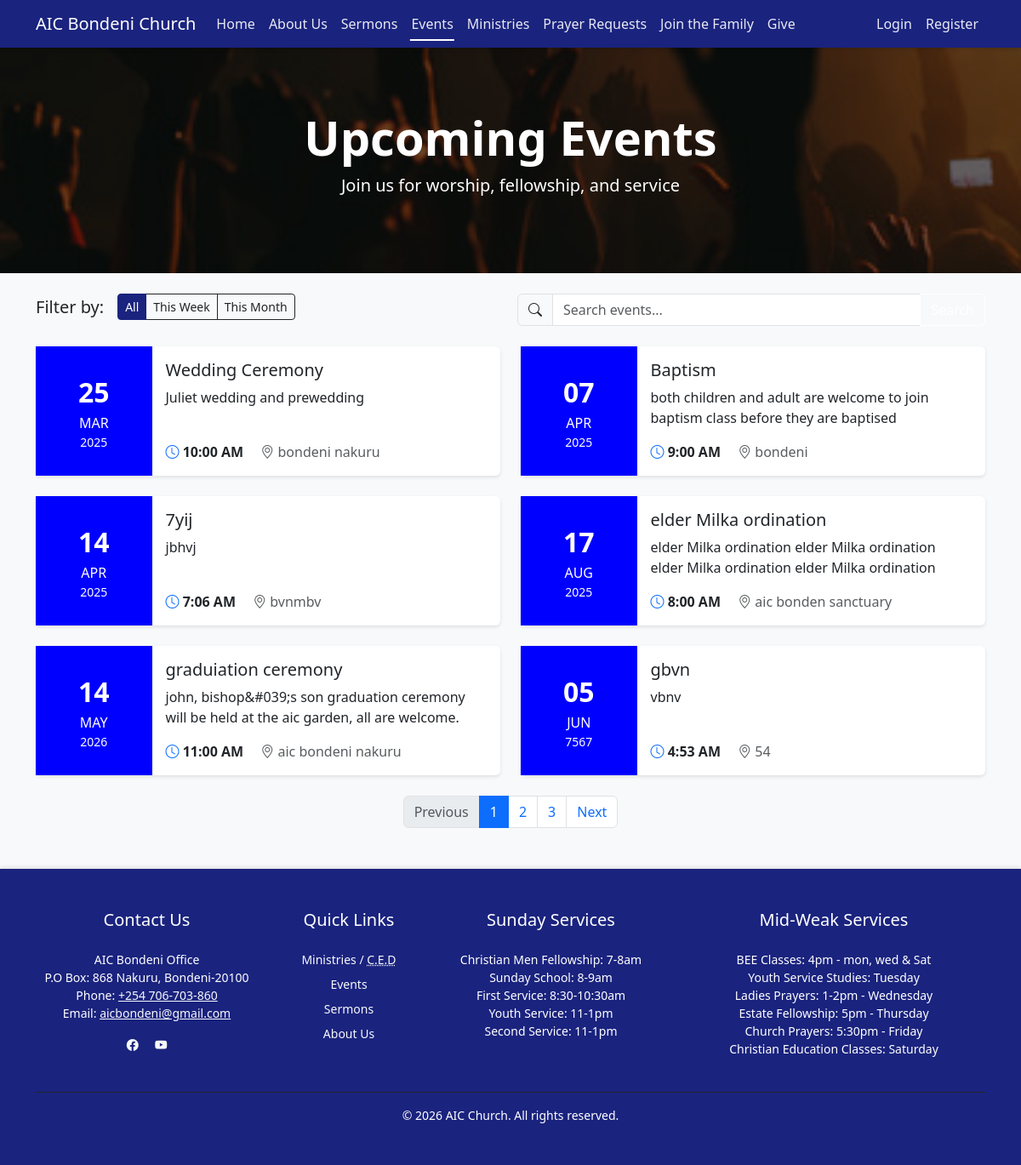
Screenshot of /events.php with the database file from the repository.
### tables this page shows
CREATE TABLE `events` (
  `id` int(11) NOT NULL,
  `title` varchar(255) NOT NULL,
  `description` text DEFAULT NULL,
  `date` date DEFAULT NULL,
  `time` time DEFAULT NULL,
  `location` varchar(255) DEFAULT NULL,
  `max_participants` int(11) DEFAULT NULL,
  `is_featured` tinyint(1) NOT NULL DEFAULT 0 COMMENT '1 if event is featured, 0 otherwise',
  `created_at` timestamp NOT NULL DEFAULT current_timestamp()
);

### events.php (the view, shortened to what this page needs)
<?php
require_once 'includes/auth.php';
$filter = isset($_GET['filter']) ? $_GET['filter'] : 'all';
$search = isset($_GET['search']) ? $_GET['search'] : '';
$query = "SELECT * FROM events WHERE 1=1";
$query .= " ORDER BY date, time";
$events = [];
try {
    $stmt = $conn->prepare($query);
    $stmt->execute();
    $result = $stmt->get_result();
    if ($result) {
        $events = $result->fetch_all(MYSQLI_ASSOC);
    } else {
        $error = "Error fetching events: " . $conn->error;
    }
} catch (Exception $e) {
    $error = "Error fetching events: " . $e->getMessage();
}
?>
<!DOCTYPE html>
<html lang="en">
<head>
    <link href="https://cdn.jsdelivr.net/npm/bootstrap@5.3.0/dist/css/bootstrap.min.css" rel="stylesheet">
    <link rel="stylesheet" href="https://cdn.jsdelivr.net/npm/bootstrap-icons@1.10.0/font/bootstrap-icons.css">
    <link rel="stylesheet" href="https://cdnjs.cloudflare.com/ajax/libs/animate.css/4.1.1/animate.min.css">
</head>
<body class="bg-light">
    <?php include 'includes/navbar.php'; ?>
    <section class="hero-section text-white py-5 mb-4">
        <div class="container py-4 text-center">
            <h1 class="display-4 fw-bold animate__animated animate__fadeIn">Upcoming Events</h1>
            <p class="lead animate__animated animate__fadeIn animate__delay-1s">Join us for worship, fellowship, and service</p>
        </div>
    </section>
    <div class="container mb-5">
        <div class="row mb-4 g-3">
            <div class="col-md-6">
                <div class="d-flex flex-wrap align-items-center">
                    <h5 class="me-3 mb-2 mb-md-0">Filter by:</h5>
                    <div class="btn-group btn-group-sm flex-wrap" role="group">
                        <a href="?filter=all<?php echo !empty($search) ? '&search=' . urlencode($search) : ''; ?>"
                           class="btn btn-outline-primary <?php echo $filter === 'all' ? 'active' : ''; ?>">All</a>
                        <a href="?filter=week<?php echo !empty($search) ? '&search=' . urlencode($search) : ''; ?>"
                           class="btn btn-outline-primary <?php echo $filter === 'week' ? 'active' : ''; ?>">This Week</a>
                        <a href="?filter=month<?php echo !empty($search) ? '&search=' . urlencode($search) : ''; ?>"
                           class="btn btn-outline-primary <?php echo $filter === 'month' ? 'active' : ''; ?>">This Month</a>
                    </div>
                </div>
            </div>
            <div class="col-md-6">
                <form method="get" action="">
                    <div class="input-group">
                        <span class="input-group-text"><i class="bi bi-search"></i></span>
                        <input type="text" name="search" class="form-control" placeholder="Search events..."
                               value="<?php echo htmlspecialchars($search); ?>">
                        <button type="submit" class="btn btn-primary">Search</button>
                    </div>
                </form>
            </div>
        </div>
        <div class="row g-4">
            <?php if (empty($events)): ?>
                <div class="col-12">
                    <div class="alert alert-info text-center py-4">
                        <h4 class="alert-heading">No Events Found</h4>
                        <p>Try adjusting your filters or search terms.</p>
                    </div>
                </div>
            <?php else: ?>
                <?php foreach ($events as $index => $event):
                    $eventDate = new DateTime($event['date']);
                    $eventTime = new DateTime($event['time']);
                ?>
                    <div class="col-lg-6">
                        <div class="card event-card h-100 animate__animated animate__fadeInUp <?php echo $index > 0 ? 'animate__delay-' . ($index % 3) . 's' : ''; ?>">
                            <div class="row g-0 h-100">
                                <div class="col-md-3 d-flex align-items-stretch">
                                    <div class="event-date w-100 d-flex flex-column justify-content-center text-center text-white p-3">
                                        <div class="event-day fs-2 fw-bold"><?php echo $eventDate->format('d'); ?></div>
                                        <div class="event-month text-uppercase"><?php echo $eventDate->format('M'); ?></div>
                                        <div class="event-year small"><?php echo $eventDate->format('Y'); ?></div>
                                    </div>
                                </div>
                                <div class="col-md-9">
                                    <div class="card-body d-flex flex-column h-100">
                                        <h5 class="card-title"><?php echo htmlspecialchars($event['title']); ?></h5>
                                        <p class="card-text flex-grow-1"><?php echo htmlspecialchars($event['description']); ?></p>
                                        <div class="d-flex justify-content-between align-items-center">
                                            <div>
                                                <span class="event-time"><i class="bi bi-clock text-primary"></i> <?php echo $eventTime->format('g:i A'); ?></span>
                                                <span class="text-muted ms-3"><i class="bi bi-geo-alt"></i> <?php echo htmlspecialchars($event['location']); ?></span>
                                            </div>
                                        </div>
                                    </div>
                                </div>
                            </div>
                        </div>
                    </div>
                <?php endforeach; ?>
            <?php endif; ?>
        </div>
        <nav aria-label="Events pagination" class="mt-4">
            <ul class="pagination justify-content-center">
                <li class="page-item disabled">
                    <a class="page-link" href="#" tabindex="-1">Previous</a>
                </li>
                <li class="page-item active"><a class="page-link" href="#">1</a></li>
                <li class="page-item"><a class="page-link" href="#">2</a></li>
                <li class="page-item"><a class="page-link" href="#">3</a></li>
                <li class="page-item">
                    <a class="page-link" href="#">Next</a>
                </li>
            </ul>
        </nav>
    </div>
    <?php include 'includes/footer.php'; ?>
</body>
</html>

### events.php (style rules this page uses)
:root { --dark-blue: #1a237e; --dark-blue-hover: #283593; }
.hero-section { background: linear-gradient(rgba(0, 0, 0, 0.6), rgba(0, 0, 0, 0.6)), url('assets/images/events.jpg'); background-size: cover; background-position: center; }
.event-card { transition: transform 0.3s ease; border: none; box-shadow: 0 2px 4px rgba(0,0,0,0.1); }
.event-date { background-color: blue; }
.event-time { color: var(--primary-color); font-weight: bold; }
.btn-primary { background-color: var(--primary-color); border-color: var(--primary-color); }
.btn-outline-primary { color: var(--primary-color); border-color: var(--primary-color); }
.btn-group .btn.active { background-color: var(--dark-blue); color: white; border-color: var(--dark-blue); }

### rows the page displays
events: date "25", date "MAR", date "2025", title "Wedding Ceremony", description "Juliet wedding and prewedding", time "10:00 AM", location "bondeni nakuru"
events: date "07", date "APR", date "2025", title "Baptism", description "both children and adult are welcome to join baptism class before they are baptised", time "9:00 AM", location "bondeni"
events: date "14", date "APR", date "2025", title "7yij", description "jbhvj", time "7:06 AM", location "bvnmbv"
events: date "17", date "AUG", date "2025", title "elder Milka ordination", description "elder Milka ordination elder Milka ordination elder Milka ordination elder Milka ordination", time "8:00 AM", location "aic bonden sanctuary"
events: date "14", date "MAY", date "2026", title "graduiation ceremony", description "john, bishop&#039;s son graduation ceremony will be held at the aic garden, all are welcome.", time "11:00 AM", location "aic bondeni nakuru"
events: date "05", date "JUN", date "7567", title "gbvn", description "vbnv", time "4:53 AM", location "54"
